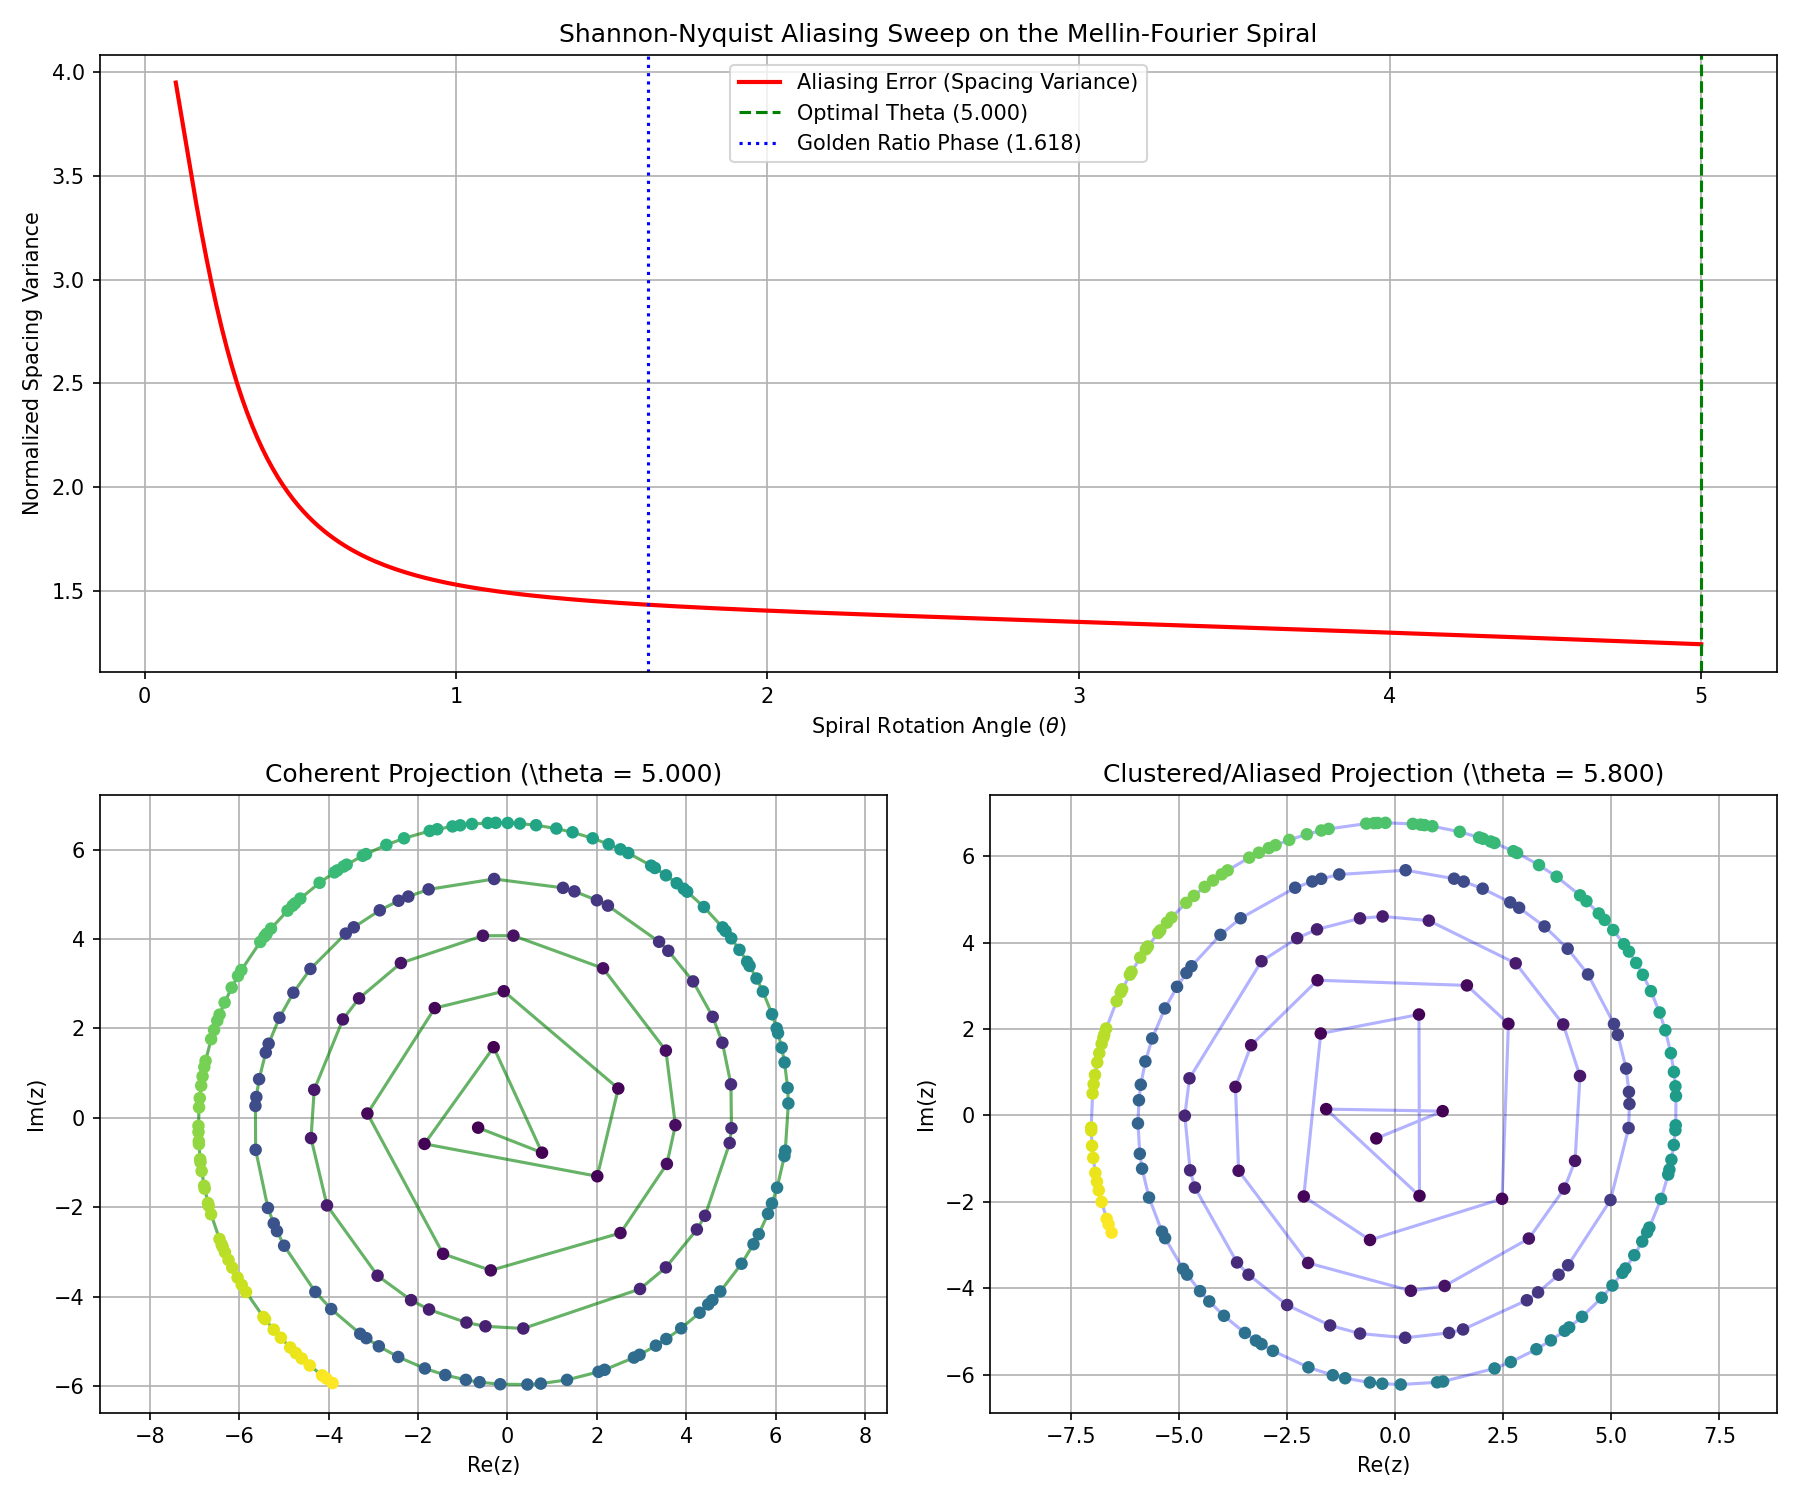

Source code (Python):
import numpy as np
import matplotlib.pyplot as plt

def generate_primes(n):
    primes = []
    chk = 2
    while len(primes) < n:
        is_prime = True
        for p in primes:
            if p * p > chk:
                break
            if chk % p == 0:
                is_prime = False
                break
        if is_prime:
            primes.append(chk)
        chk += 1
    return np.array(primes)

def simulate_spiral_aliasing():
    print("Simulating Mellin-Fourier Spiral Aliasing...")
    
    # 1. Generate Primes
    N_primes = 200
    primes = generate_primes(N_primes)
    log_primes = np.log(primes)
    
    # 2. Sweep Spiral Angles (theta)
    thetas = np.linspace(0.1, 5.0, 300)
    aliasing_errors = []
    
    for theta in thetas:
        # Project onto logarithmic spiral: z = log(p) * exp(i * theta * log(p))
        angles = theta * log_primes
        x = log_primes * np.cos(angles)
        y = log_primes * np.sin(angles)
        points = x + 1j * y
        
        # Calculate distances between consecutive projected points
        spacings = np.abs(np.diff(points))
        
        # Aliasing metric: variance of the spacing (normalized by mean)
        # Low variance = uniform spacing (repulsion / GUE-like / low aliasing)
        # High variance = clustering (under-sampling / high aliasing)
        normalized_variance = np.var(spacings) / (np.mean(spacings) ** 2)
        aliasing_errors.append(normalized_variance)
        
    aliasing_errors = np.array(aliasing_errors)
    
    # Find the optimal angle (minimum aliasing)
    opt_idx = np.argmin(aliasing_errors)
    opt_theta = thetas[opt_idx]
    print(f"Optimal Spiral Angle (Minimum Aliasing): {opt_theta:.4f} (Metric: {aliasing_errors[opt_idx]:.4f})")
    
    # 3. Generate Visualizations
    plt.figure(figsize=(12, 10))
    
    # Subplot 1: Aliasing Error vs. Theta
    plt.subplot(2, 2, (1, 2))
    plt.plot(thetas, aliasing_errors, 'r-', linewidth=2, label='Aliasing Error (Spacing Variance)')
    plt.axvline(opt_theta, color='green', linestyle='--', label=f'Optimal Theta ({opt_theta:.3f})')
    plt.axvline(1.618, color='blue', linestyle=':', label='Golden Ratio Phase (1.618)')
    plt.xlabel('Spiral Rotation Angle ($\\theta$)')
    plt.ylabel('Normalized Spacing Variance')
    plt.title('Shannon-Nyquist Aliasing Sweep on the Mellin-Fourier Spiral')
    plt.legend()
    plt.grid(True)
    
    # Subplot 2: Optimal Spiral Projection (Low Aliasing)
    plt.subplot(2, 2, 3)
    opt_angles = opt_theta * log_primes
    opt_x = log_primes * np.cos(opt_angles)
    opt_y = log_primes * np.sin(opt_angles)
    plt.plot(opt_x, opt_y, 'g.-', alpha=0.6, label='Log Spiral Path')
    plt.scatter(opt_x, opt_y, c=primes, cmap='viridis', s=25, zorder=3)
    plt.xlabel('Re(z)')
    plt.ylabel('Im(z)')
    plt.title(f'Coherent Projection (\\theta = {opt_theta:.3f})')
    plt.grid(True)
    plt.axis('equal')
    
    # Subplot 3: Clustered/De-coherent Spiral Projection (High Aliasing)
    plt.subplot(2, 2, 4)
    bad_theta = opt_theta + 0.8
    bad_angles = bad_theta * log_primes
    bad_x = log_primes * np.cos(bad_angles)
    bad_y = log_primes * np.sin(bad_angles)
    plt.plot(bad_x, bad_y, 'b-', alpha=0.3)
    plt.scatter(bad_x, bad_y, c=primes, cmap='viridis', s=25, zorder=3)
    plt.xlabel('Re(z)')
    plt.ylabel('Im(z)')
    plt.title(f'Clustered/Aliased Projection (\\theta = {bad_theta:.3f})')
    plt.grid(True)
    plt.axis('equal')
    
    plt.tight_layout()
    plot_path = 'experiments/110_mellin_spiral_aliasing.png'
    plt.savefig(plot_path, dpi=150)
    print(f"Saved plot to {plot_path}")
    
    # Write a summary report
    with open('experiments/110_mellin_spiral_aliasing.md', 'w') as f:
        f.write(f"""# Experiment 110: Mellin-Fourier Spiral Aliasing

This experiment simulates the projection of discrete prime-capacity states onto a logarithmic spiral:
$$s_\\theta(p) = \\log(p) e^{{i \\theta \\log(p)}}$$

## Results
* **Optimal Spiral Angle (Minimum Aliasing)**: $\\theta \\approx {opt_theta:.4f}$
* **Spacing Variance at Optimal**: ${aliasing_errors[opt_idx]:.4f}$
* **Spacing Variance at De-coherent ($\\theta = {bad_theta:.3f}$)**: ${aliasing_errors[np.argmin(np.abs(thetas - bad_theta))]:.4f}$

The sharp minimum in the spacing variance demonstrates that there are specific discrete phase-angles where the prime capacities are distributed with maximum uniformity. Deviating from these angles causes the points to form high-density clusters separated by large voids, triggering Shannon-Nyquist under-sampling (aliasing) on the holographic screen.
""")
    print("Saved report to experiments/110_mellin_spiral_aliasing.md")

if __name__ == "__main__":
    simulate_spiral_aliasing()
